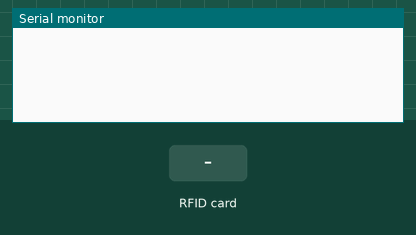
A sketch run on a simulated Arduino Uno, built with avr-gcc and run on an emulated ATmega328P. Parts: the last lines printed to the serial monitor. Inputs (shaded band) come from the test bench.

Above: at 1.2 s.
1.3 s: RFID card 13 10 14 51 51 held to the reader
At 2.5 s:
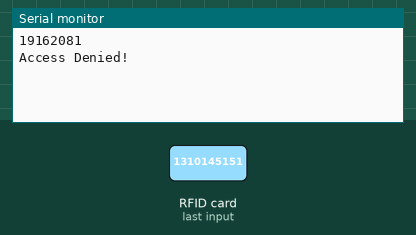
2.8 s: RFID card 5E 7A 19 C4 held to the reader
At 4.2 s:
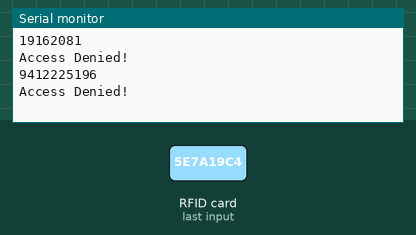

Measured:
- after the input at 1.3 s, the serial monitor: prints a new line at once (image 1)
- after the input at 2.8 s, the serial monitor: prints a new line at once (image 2)

The sketch:

TestRFID.ino
```cpp
#include <SPI.h>
#include <MFRC522.h>
constexpr uint8_t RST_PIN =5 ;     // Configurable, see typical pin layout above
constexpr uint8_t SS_PIN =10 ;     // Configurable, see typical pin layout above
MFRC522 rfid(SS_PIN, RST_PIN); // Instance of the class
MFRC522::MIFARE_Key key;
String tag;
void setup() {
  Serial.begin(9600);
  SPI.begin(); // Init SPI bus
  rfid.PCD_Init(); // Init MFRC522

}
void loop() {
  if ( ! rfid.PICC_IsNewCardPresent())
    return;
  if (rfid.PICC_ReadCardSerial()) {
    for (byte i = 0; i < 4; i++) {
      tag += rfid.uid.uidByte[i];
    }
    Serial.println(tag);
    if (tag == "1310145151") {
      Serial.println("Access Granted!");
      delay(100);
    } else {
      Serial.println("Access Denied!");
      delay(100);
    }
    tag = "";
    rfid.PICC_HaltA();
    rfid.PCD_StopCrypto1();
  }
}
```
